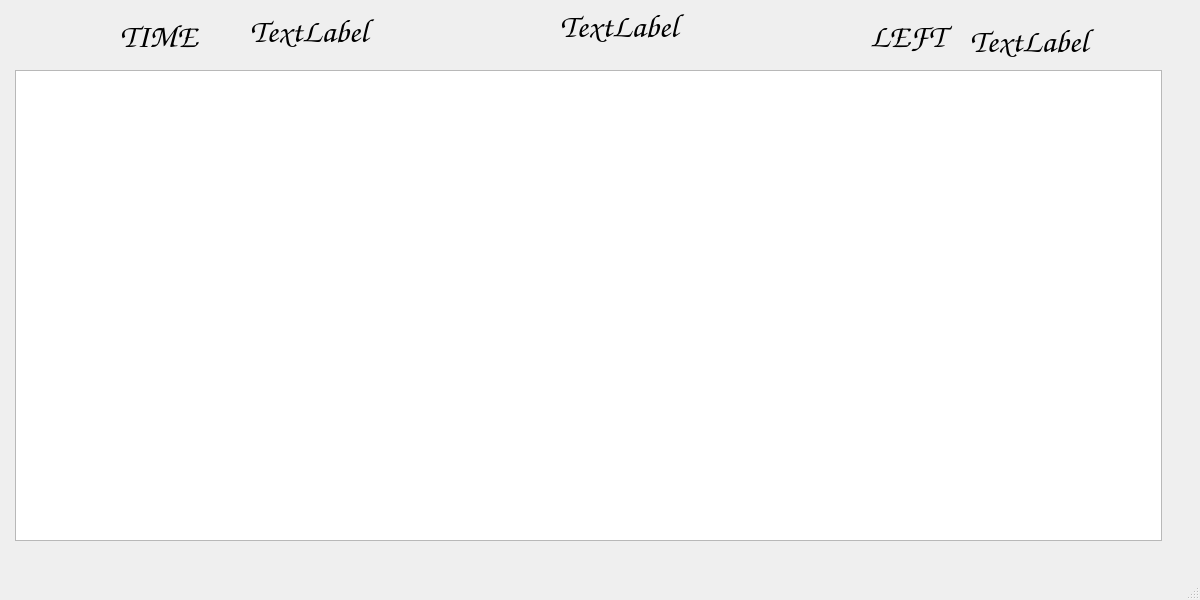
<?xml version="1.0" encoding="UTF-8"?>
<ui version="4.0">
 <class>MainWindow</class>
 <widget class="QMainWindow" name="MainWindow">
  <property name="geometry">
   <rect>
    <x>0</x>
    <y>0</y>
    <width>1200</width>
    <height>600</height>
   </rect>
  </property>
  <property name="windowTitle">
   <string>MainWindow</string>
  </property>
  <widget class="QWidget" name="centralwidget">
   <widget class="QGraphicsView" name="graphicsView">
    <property name="geometry">
     <rect>
      <x>15</x>
      <y>70</y>
      <width>1147</width>
      <height>471</height>
     </rect>
    </property>
    <property name="styleSheet">
     <string notr="true">
</string>
    </property>
    <property name="sceneRect">
     <rectf>
      <x>0.000000000000000</x>
      <y>0.000000000000000</y>
      <width>0.000000000000000</width>
      <height>0.000000000000000</height>
     </rectf>
    </property>
   </widget>
   <widget class="QLabel" name="label">
    <property name="geometry">
     <rect>
      <x>120</x>
      <y>10</y>
      <width>111</width>
      <height>51</height>
     </rect>
    </property>
    <property name="font">
     <font>
      <family>Comic Sans MS</family>
      <pointsize>25</pointsize>
     </font>
    </property>
    <property name="text">
     <string>TIME</string>
    </property>
   </widget>
   <widget class="QLabel" name="labelTime">
    <property name="geometry">
     <rect>
      <x>250</x>
      <y>10</y>
      <width>171</width>
      <height>41</height>
     </rect>
    </property>
    <property name="font">
     <font>
      <family>Comic Sans MS</family>
      <pointsize>25</pointsize>
     </font>
    </property>
    <property name="text">
     <string>TextLabel</string>
    </property>
   </widget>
   <widget class="QLabel" name="labelScore">
    <property name="geometry">
     <rect>
      <x>560</x>
      <y>0</y>
      <width>221</width>
      <height>51</height>
     </rect>
    </property>
    <property name="font">
     <font>
      <family>Comic Sans MS</family>
      <pointsize>25</pointsize>
     </font>
    </property>
    <property name="text">
     <string>TextLabel</string>
    </property>
   </widget>
   <widget class="QLabel" name="label_4">
    <property name="geometry">
     <rect>
      <x>870</x>
      <y>10</y>
      <width>101</width>
      <height>51</height>
     </rect>
    </property>
    <property name="font">
     <font>
      <family>Comic Sans MS</family>
      <pointsize>25</pointsize>
     </font>
    </property>
    <property name="text">
     <string>LEFT </string>
    </property>
   </widget>
   <widget class="QLabel" name="labelLifes">
    <property name="geometry">
     <rect>
      <x>970</x>
      <y>20</y>
      <width>161</width>
      <height>41</height>
     </rect>
    </property>
    <property name="font">
     <font>
      <family>Comic Sans MS</family>
      <pointsize>25</pointsize>
     </font>
    </property>
    <property name="text">
     <string>TextLabel</string>
    </property>
   </widget>
  </widget>
  <widget class="QMenuBar" name="menubar">
   <property name="geometry">
    <rect>
     <x>0</x>
     <y>0</y>
     <width>1200</width>
     <height>20</height>
    </rect>
   </property>
  </widget>
  <widget class="QStatusBar" name="statusbar"/>
 </widget>
 <resources/>
 <connections/>
</ui>
